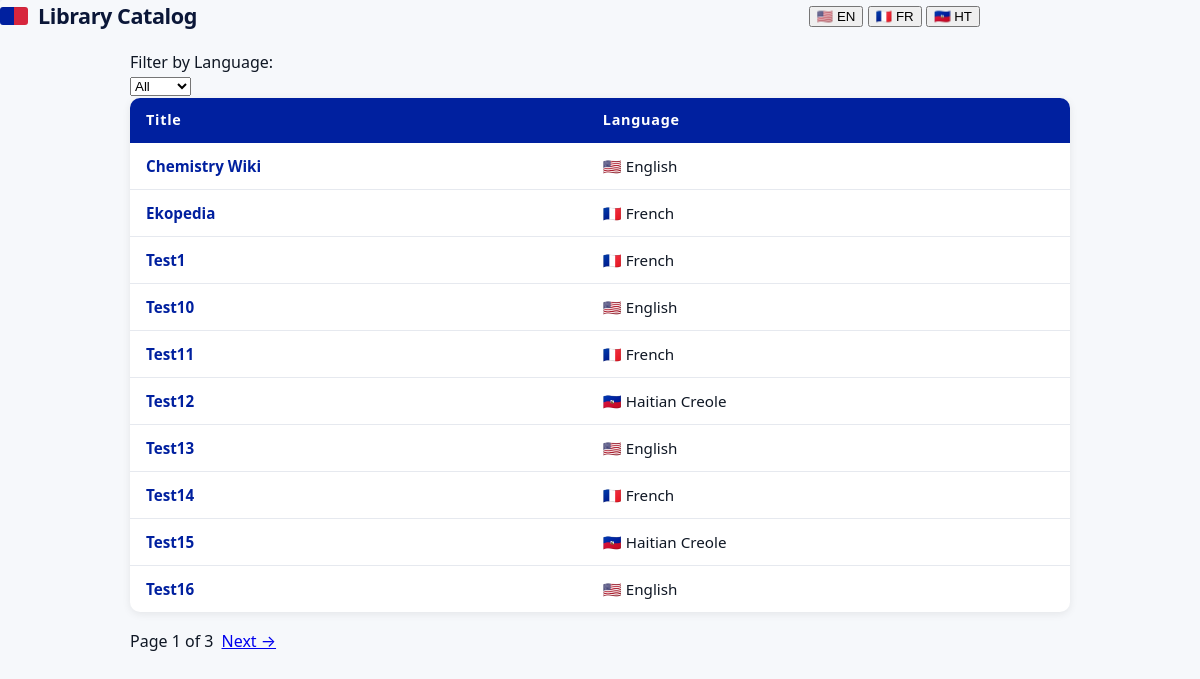
The page / on the database its author committed.
### tables this page shows
CREATE TABLE library(id INTEGER PRIMARY KEY AUTOINCREMENT,filename TEXT UNIQUE,title TEXT,language TEXT,path TEXT);

### app.py (the view)
@app.route("/")
def index():
    page = int(request.args.get("page", 1))
    language = request.args.get("language", None)
    zim_files = get_zim_files(page, language)
    total_pages = get_total_pages(language)
    return render_template("home.html", page=page, total_pages=total_pages, zim_files=zim_files, language=language)

### database.py (called while the page is built)
def get_zim_files(page, language=None):
    offset = (page - 1) * 10
    connection = sqlite3.connect(config.DATABASE_PATH)
    connection.row_factory = sqlite3.Row
    cursor = connection.cursor()
    if language:
        cursor.execute("SELECT * FROM library WHERE language = ? ORDER BY title ASC LIMIT 10 OFFSET ?", (language, offset))
    else:
        cursor.execute("SELECT * FROM library ORDER BY title ASC LIMIT 10 OFFSET ?", (offset,))
    rows = cursor.fetchall()
    connection.close()
    return rows

def get_total_pages(language=None):
    connection = sqlite3.connect(config.DATABASE_PATH)
    cursor = connection.cursor()
    if language:
        cursor.execute("SELECT COUNT(*) FROM library WHERE language = ?", (language,))
    else:
        cursor.execute("SELECT COUNT(*) FROM library")
    total = cursor.fetchone()[0]
    connection.close()
    return (total + 9) // 10

### templates/home.html (shortened to what this page needs)
{% extends "layout.html" %}
{% block content %}
    <div class="content">
        <div class="filter-container">
            <label for="language-filter">Filter by Language:</label>
            <form method="get" action="/">
                <select name="language" onchange="this.form.submit()">
    <option value="" {% if not language %}selected{% endif %}>All</option>
</select>
            </form>
        </div>
        <table id="zim-table">
            <thead>
                <tr>
                    <th>Title</th>
                    <th>Language</th>
                </tr>
            </thead>
            <tbody>
                {% for zim in zim_files %}
                <tr data-language="{{ zim['language'] }}">
                    <td><a href="/reader/{{ zim['path'] }}">{{ zim['title'] }}</a></td>
                    <td>
                        {% if zim['language'] == "en" %} 🇺🇸 English
                        {% elif zim['language'] == "fr" %} 🇫🇷 French
                        {% elif zim['language'] == "ht" %} 🇭🇹 Haitian Creole
                        {% else %} {{ zim['language'] }}
                        {% endif %}
                    </td>
                </tr>
                {% endfor %}
            </tbody>
        </table>
        <div class="pagination">
<span>Page {{ page }} of {{ total_pages }}</span>
{% if page < total_pages %}
    <a href="/?page={{ page + 1 }}{% if language %}&language={{ language }}{% endif %}">Next →</a>
{% endif %}
        </div>
    </div>
{% endblock %}

### templates/layout.html (shortened to what this page needs)
<!DOCTYPE html>
<html lang="en">
    <head>
        <link href="{{ url_for('static', filename='styles.css') }}" rel="stylesheet">
    </head>
    <body>
        <header class="site-header">
            <h1>Library Catalog</h1>
            <div>
                <button>🇺🇸 EN</button>
                <button>🇫🇷 FR</button>
                <button>🇭🇹 HT</button>
            </div>
        </header>
        {% block content %}{% endblock %}
    </body>
</html>

### static/styles.css (style rules this page uses)
:root { --bg:#f6f8fb; --card:#ffffff; --muted:#4b5563; --accent-blue:#00209f; --accent-red:#d7263d; --accent-dark:#0b1738; --border:#e6e9ef; --pattern:#f0f4ff; --max-width:980px; --radius:10px; --gap:16px; font-family: "Noto Sans", system-ui, -apple-system, "Segoe UI", Roboto, "Helvetica Neue", Arial; color-scheme: light; }
body { margin: 0; background: linear-gradient(135deg, rgba(0,32,159,0.03) 0 2px, transparent 2px 4px), linear-gradient(45deg, rgba(215,38,61,0.02) 0 2px, transparent 2px 4px), var(--bg); color: #0f1724; line-height: 1.45; -webkit-font-smoothing: antialiased; -moz-osx-font-smoothing: grayscale; padding: 0; min-height: 100vh; box-sizing: border-box; }
* { box-sizing:border-box }
html,body { height:100% }
.site-header { width:100%; max-width:var(--max-width); margin:0 0 18px; display:flex; align-items:center; justify-content:space-between; gap:12px; }
.site-header h1 { margin:0; font-size:1.35rem; letter-spacing:-0.02em; color:var(--accent-dark); display:flex; align-items:center; gap:10px; }
.site-header h1::before { content:""; width:28px; height:18px; display:inline-block; background: linear-gradient(90deg, var(--accent-blue) 50%, var(--accent-red) 50%); border-radius:3px; box-shadow:0 1px 0 rgba(0,0,0,0.06) inset; }
.content { width: 100%; max-width: var(--max-width); margin: 20px auto; padding: 0 20px; }
.pagination { margin-top:18px; display:flex; gap:8px; }
table { width: 100%; border-collapse: collapse; background: var(--card); border-radius: var(--radius); overflow: hidden; box-shadow: 0 2px 8px rgba(0,0,0,0.08); }
th { background: var(--accent-blue); color: white; padding: 12px 16px; text-align: left; font-size: 0.9rem; letter-spacing: 0.05em; }
td { padding: 12px 16px; border-bottom: 1px solid var(--border); font-size: 0.95rem; }
tr:last-child td { border-bottom: none; }
td a { color: var(--accent-blue); font-weight: 600; text-decoration: none; }

### rows shown on the page
library: title "Chemistry Wiki", language "🇺🇸 English"
library: title "Ekopedia", language "🇫🇷 French"
library: title "Test1", language "🇫🇷 French"
library: title "Test10", language "🇺🇸 English"
library: title "Test11", language "🇫🇷 French"
library: title "Test12", language "🇭🇹 Haitian Creole"
library: title "Test13", language "🇺🇸 English"
library: title "Test14", language "🇫🇷 French"
library: title "Test15", language "🇭🇹 Haitian Creole"
library: title "Test16", language "🇺🇸 English"

### other values the page prints
{{ page }} "1"
{{ total_pages }} "3"
